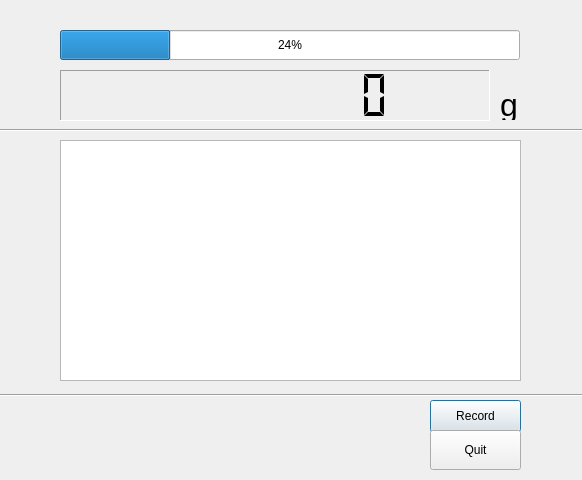
<?xml version="1.0" encoding="UTF-8"?>
<ui version="4.0">
 <class>Dialog</class>
 <widget class="QDialog" name="Dialog">
  <property name="geometry">
   <rect>
    <x>0</x>
    <y>0</y>
    <width>582</width>
    <height>480</height>
   </rect>
  </property>
  <property name="windowTitle">
   <string>Test GUI</string>
  </property>
  <widget class="QProgressBar" name="progressBar">
   <property name="geometry">
    <rect>
     <x>60</x>
     <y>30</y>
     <width>460</width>
     <height>30</height>
    </rect>
   </property>
   <property name="value">
    <number>24</number>
   </property>
  </widget>
  <widget class="QLCDNumber" name="lcdNumber">
   <property name="geometry">
    <rect>
     <x>60</x>
     <y>70</y>
     <width>430</width>
     <height>51</height>
    </rect>
   </property>
   <property name="font">
    <font>
     <pointsize>13</pointsize>
    </font>
   </property>
   <property name="layoutDirection">
    <enum>Qt::LeftToRight</enum>
   </property>
   <property name="frameShape">
    <enum>QFrame::Panel</enum>
   </property>
   <property name="frameShadow">
    <enum>QFrame::Sunken</enum>
   </property>
   <property name="smallDecimalPoint">
    <bool>false</bool>
   </property>
   <property name="digitCount">
    <number>9</number>
   </property>
   <property name="mode">
    <enum>QLCDNumber::Dec</enum>
   </property>
   <property name="segmentStyle">
    <enum>QLCDNumber::Flat</enum>
   </property>
  </widget>
  <widget class="QTableWidget" name="tableWidget">
   <property name="geometry">
    <rect>
     <x>60</x>
     <y>140</y>
     <width>461</width>
     <height>241</height>
    </rect>
   </property>
   <property name="sortingEnabled">
    <bool>false</bool>
   </property>
  </widget>
  <widget class="QPushButton" name="pushButton">
   <property name="geometry">
    <rect>
     <x>430</x>
     <y>400</y>
     <width>91</width>
     <height>32</height>
    </rect>
   </property>
   <property name="text">
    <string>Record</string>
   </property>
  </widget>
  <widget class="QPushButton" name="pushButton_2">
   <property name="geometry">
    <rect>
     <x>430</x>
     <y>430</y>
     <width>91</width>
     <height>40</height>
    </rect>
   </property>
   <property name="text">
    <string>Quit</string>
   </property>
  </widget>
  <widget class="Line" name="line">
   <property name="geometry">
    <rect>
     <x>0</x>
     <y>120</y>
     <width>590</width>
     <height>20</height>
    </rect>
   </property>
   <property name="orientation">
    <enum>Qt::Horizontal</enum>
   </property>
  </widget>
  <widget class="Line" name="line_2">
   <property name="geometry">
    <rect>
     <x>0</x>
     <y>390</y>
     <width>590</width>
     <height>10</height>
    </rect>
   </property>
   <property name="orientation">
    <enum>Qt::Horizontal</enum>
   </property>
  </widget>
  <widget class="QLabel" name="label">
   <property name="geometry">
    <rect>
     <x>500</x>
     <y>90</y>
     <width>20</width>
     <height>30</height>
    </rect>
   </property>
   <property name="font">
    <font>
     <pointsize>24</pointsize>
    </font>
   </property>
   <property name="text">
    <string>g</string>
   </property>
   <property name="textFormat">
    <enum>Qt::AutoText</enum>
   </property>
  </widget>
 </widget>
 <resources/>
 <connections/>
</ui>
